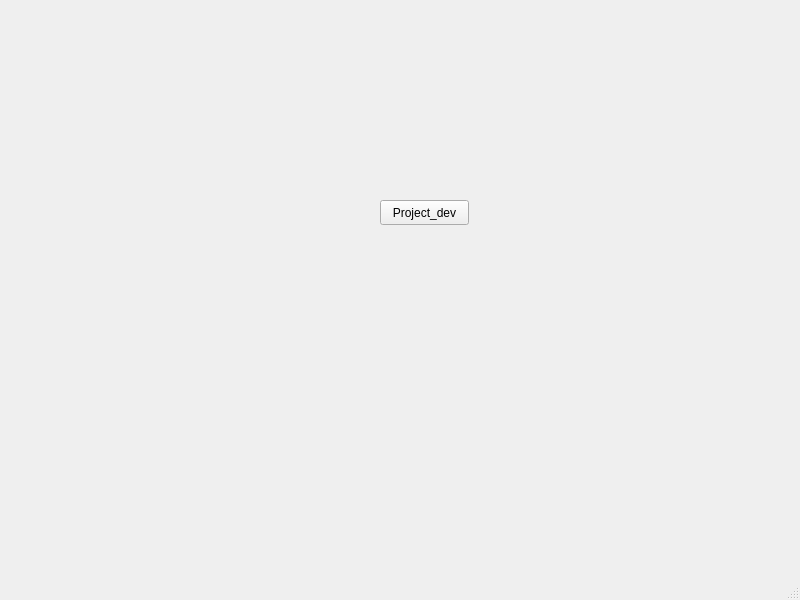
<?xml version="1.0" encoding="UTF-8"?>
<ui version="4.0">
 <class>MainWindowProject_dev</class>
 <widget class="QMainWindow" name="MainWindowProject_dev">
  <property name="geometry">
   <rect>
    <x>0</x>
    <y>0</y>
    <width>800</width>
    <height>600</height>
   </rect>
  </property>
  <property name="windowTitle">
   <string>MainWindowProject_dev</string>
  </property>
  <widget class="QWidget" name="centralwidget">
   <widget class="QPushButton" name="pushButton">
    <property name="geometry">
     <rect>
      <x>380</x>
      <y>200</y>
      <width>89</width>
      <height>25</height>
     </rect>
    </property>
    <property name="text">
     <string>Project_dev</string>
    </property>
   </widget>
  </widget>
  <widget class="QMenuBar" name="menubar">
   <property name="geometry">
    <rect>
     <x>0</x>
     <y>0</y>
     <width>800</width>
     <height>22</height>
    </rect>
   </property>
  </widget>
  <widget class="QStatusBar" name="statusbar"/>
 </widget>
 <resources/>
 <connections/>
</ui>
